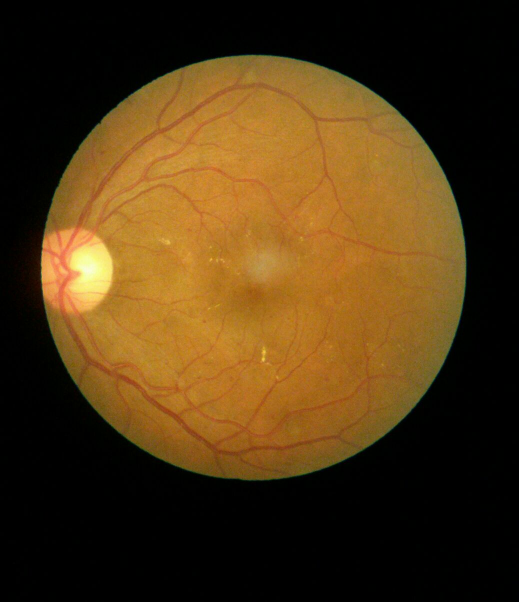
#> input picture dataset/test/1/agar300_IMG-20180327-WA0042.jpg, 1038 x 1204 px (shown at 1/2 size)
$ python -i preprocessing.py   (imports and definitions only)
#> lines starting #> are read from the running program, lines starting #| are printed output that depends on the picture; after the words box and inside, x2 and y2 are one past the last pixel; in counts of white or black regions, pixels touching at a corner belong together
"""
==============================================================================
Diabetic Retinopathy Detection - Image Preprocessing Pipeline
Department of Computer Science & Engineering - GM University

This module implements a standardized, reproducible preprocessing pipeline
for retinal fundus images. It is used identically during:
1. Model training and validation data feeding
2. Offline model evaluation and benchmarking
3. Real-time web application inference

Key Clinical Preprocessing Steps:
---------------------------------
1. Input Format Validation & Security Check
2. RGB Standardization (handling Grayscale, RGBA, BGR)
3. Circular Retinal Crop: Eliminates uninformative black camera borders
4. Illumination Normalization (Ben Graham's Retinal Filtering Method):
   Fundus cameras produce non-uniform lighting across the curved spherical retina.
   Ben Graham's method subtracts local Gaussian blurred background to highlight
   retinal biomarkers (microaneurysms, hemorrhages, cotton wool spots).
5. High-Fidelity Resizing to 224x224
6. Normalized Float32 scaling to [0.0, 1.0]
==============================================================================
"""

import io
import os
from pathlib import Path
from typing import Tuple, Union, Optional
import numpy as np
from PIL import Image
import cv2

# Import configuration constants
try:
    from utils.config import IMAGE_HEIGHT, IMAGE_WIDTH, IMAGE_SIZE, VALID_EXTENSIONS
except ImportError:
    # Fallback default constants
    IMAGE_HEIGHT, IMAGE_WIDTH = 224, 224
    IMAGE_SIZE = (224, 224)
    VALID_EXTENSIONS = {".png", ".jpg", ".jpeg", ".bmp", ".tif", ".tiff"}


class InvalidImageError(ValueError):
    """Raised when an uploaded or loaded image does not meet quality/format criteria."""
    pass


def validate_image_input(image_input: Union[str, Path, bytes, io.BytesIO, np.ndarray, Image.Image]) -> None:
    """
    Validates input type and basic constraints before processing.

    Args:
        image_input: File path, byte stream, PIL Image, or Numpy array.

    Raises:
        InvalidImageError: If the input is empty or of unsupported type.
    """
    if image_input is None:
        raise InvalidImageError("No image data provided.")

    if isinstance(image_input, (str, Path)):
        p = Path(image_input)
        if not p.is_file():
            raise InvalidImageError(f"Image file does not exist: {p}")
        if p.suffix.lower() not in VALID_EXTENSIONS:
            raise InvalidImageError(
                f"Unsupported file format '{p.suffix}'. Supported formats: {', '.join(VALID_EXTENSIONS)}"
            )
        if p.stat().st_size == 0:
            raise InvalidImageError(f"File '{p.name}' is empty (0 bytes).")

    elif isinstance(image_input, (bytes, bytearray)):
        if len(image_input) == 0:
            raise InvalidImageError("Provided byte buffer is empty.")

    elif isinstance(image_input, io.BytesIO):
        if image_input.getbuffer().nbytes == 0:
            raise InvalidImageError("Provided BytesIO stream is empty.")

    elif isinstance(image_input, np.ndarray):
        if image_input.size == 0 or image_input.ndim not in (2, 3):
            raise InvalidImageError(f"Invalid numpy array shape: {image_input.shape}")

    elif not isinstance(image_input, Image.Image):
        raise InvalidImageError(f"Unsupported image input type: {type(image_input)}")


def load_image_as_rgb_array(image_input: Union[str, Path, bytes, io.BytesIO, np.ndarray, Image.Image]) -> np.ndarray:
    """
    Loads and converts any image source into a standard uint8 RGB NumPy array.

    Returns:
        np.ndarray: RGB image with dtype uint8 and shape (H, W, 3).
    """
    validate_image_input(image_input)

    try:
        if isinstance(image_input, (str, Path)):
            pil_img = Image.open(str(image_input))
            rgb_img = pil_img.convert("RGB")
            return np.array(rgb_img, dtype=np.uint8)

        elif isinstance(image_input, bytes):
            pil_img = Image.open(io.BytesIO(image_input))
            rgb_img = pil_img.convert("RGB")
            return np.array(rgb_img, dtype=np.uint8)

        elif isinstance(image_input, io.BytesIO):
            image_input.seek(0)
            pil_img = Image.open(image_input)
            rgb_img = pil_img.convert("RGB")
            return np.array(rgb_img, dtype=np.uint8)

        elif isinstance(image_input, Image.Image):
            rgb_img = image_input.convert("RGB")
            return np.array(rgb_img, dtype=np.uint8)

        elif isinstance(image_input, np.ndarray):
            arr = image_input.copy()
            if arr.ndim == 2:
                # Grayscale to RGB
                arr = cv2.cvtColor(arr, cv2.COLOR_GRAY2RGB)
            elif arr.ndim == 3 and arr.shape[2] == 4:
                # RGBA to RGB
                arr = cv2.cvtColor(arr, cv2.COLOR_RGBA2RGB)
            elif arr.ndim == 3 and arr.shape[2] == 1:
                arr = cv2.cvtColor(arr, cv2.COLOR_GRAY2RGB)

            # Ensure uint8
            if arr.dtype != np.uint8:
                if arr.max() <= 1.0:
                    arr = (arr * 255.0).astype(np.uint8)
                else:
                    arr = np.clip(arr, 0, 255).astype(np.uint8)
            return arr

        else:
            raise InvalidImageError(f"Cannot decode image type {type(image_input)}")

    except Exception as exc:
        raise InvalidImageError(f"Failed to decode retinal image: {str(exc)}") from exc


def crop_retina_circle(image_rgb: np.ndarray, tolerance: int = 10) -> np.ndarray:
    """
    Crops black padding around the circular retinal fundus image.

    Fundus cameras typically capture images through a circular lens aperture,
    leaving large black borders that waste convolutional receptive field capacity.
    This function detects the bounding box of the circular retina and crops to it.

    Args:
        image_rgb: Input RGB image (H, W, 3).
        tolerance: Pixel intensity threshold to distinguish retina from background.

    Returns:
        np.ndarray: Cropped RGB image containing the retinal region.
    """
    gray = cv2.cvtColor(image_rgb, cv2.COLOR_RGB2GRAY)
    mask = gray > tolerance

    # Check if there is an actual foreground
    if not np.any(mask):
        return image_rgb

    # Find rows and columns with foreground pixels
    row_mask = np.any(mask, axis=1)
    col_mask = np.any(mask, axis=0)

    rmin, rmax = np.where(row_mask)[0][[0, -1]]
    cmin, cmax = np.where(col_mask)[0][[0, -1]]

    # Ensure box dimensions are valid
    if rmax - rmin < 20 or cmax - cmin < 20:
        return image_rgb

    return image_rgb[rmin : rmax + 1, cmin : cmax + 1]


def apply_ben_graham_enhancement(image_rgb: np.ndarray, sigmaX: int = 10) -> np.ndarray:
    """
    Applies Ben Graham's method (standard in Kaggle Diabetic Retinopathy competitions).

    Formula:
        enhanced = 4 * image - 4 * GaussianBlur(image) + 128

    Medical Rationale:
    1. Compensates for varying illumination across different fundus camera models.
    2. Subtraction of the local low-frequency Gaussian background amplifies
       high-frequency retinal microvascular lesions (microaneurysms, hard exudates,
       hemorrhages, and neovascular loops).

    Args:
        image_rgb: Cropped RGB retinal image.
        sigmaX: Standard deviation for Gaussian kernel.

    Returns:
        np.ndarray: Illumination-corrected, enhanced RGB image.
    """
    # Create smooth local background estimate
    blur = cv2.GaussianBlur(image_rgb, (0, 0), sigmaX)

    # Weighted difference highlighting high-frequency microvascular textures
    enhanced = cv2.addWeighted(image_rgb, 4, blur, -4, 128)

    return np.clip(enhanced, 0, 255).astype(np.uint8)


# [15 lines left out: function apply_clahe_enhancement, not called in this run]


def preprocess_retinal_image(
    image_input: Union[str, Path, bytes, io.BytesIO, np.ndarray, Image.Image],
    target_size: Tuple[int, int] = IMAGE_SIZE,
    crop_circle: bool = True,
    enhance: bool = True,
    normalize: bool = True
) -> np.ndarray:
    """
    Unified, end-to-end preprocessing pipeline for training, evaluation, and inference.

    Steps:
    1. Validate input source
    2. Convert to standard RGB numpy array
    3. Crop uninformative black outer margins (optional, True by default)
    4. Apply Ben Graham's contrast & illumination enhancement (optional, True by default)
    5. Resize to target dimension (224, 224) using area-interpolation
    6. Normalize pixels to [0.0, 1.0] float32

    Args:
        image_input: Path, bytes, PIL image, or ndarray.
        target_size: Tuple of (height, width).
        crop_circle: Whether to crop black background padding.
        enhance: Whether to apply Ben Graham illumination enhancement.
        normalize: Whether to scale pixel values to [0.0, 1.0].

    Returns:
        np.ndarray: Preprocessed image array ready for deep learning model.
    """
    # 1. Load as clean RGB
    img = load_image_as_rgb_array(image_input)

    # Sanity check dimensions
    if img.shape[0] < 30 or img.shape[1] < 30:
        raise InvalidImageError(f"Image is too small ({img.shape[1]}x{img.shape[0]}). Minimum required is 30x30.")

    # 2. Crop circular retinal region
    if crop_circle:
        img = crop_retina_circle(img)

    # 3. Enhance retinal lesion contrast
    if enhance:
        img = apply_ben_graham_enhancement(img, sigmaX=10)

    # 4. High-quality resize
    # Use INTER_AREA for downsampling (preserves high-frequency details without aliasing)
    img_resized = cv2.resize(img, (target_size[1], target_size[0]), interpolation=cv2.INTER_AREA)

    # 5. Normalization
    if normalize:
        return (img_resized.astype(np.float32)) / 255.0
    return img_resized


def get_display_pair(
    image_input: Union[str, Path, bytes, io.BytesIO, np.ndarray, Image.Image],
    target_size: Tuple[int, int] = IMAGE_SIZE
) -> Tuple[np.ndarray, np.ndarray]:
    """
    Generates both an original resized image and an enhanced preprocessed image
    in uint8 RGB format for side-by-side visualization in Streamlit UI.

    Returns:
        (original_rgb_resized, enhanced_rgb_resized)
    """
    raw_rgb = load_image_as_rgb_array(image_input)
    raw_resized = cv2.resize(raw_rgb, (target_size[1], target_size[0]), interpolation=cv2.INTER_AREA)

    enhanced_float = preprocess_retinal_image(
        image_input=raw_rgb,
        target_size=target_size,
        crop_circle=True,
        enhance=True,
        normalize=False
    )
    return raw_resized, enhanced_float.astype(np.uint8)


# [8 lines left out: function prepare_tensor_for_model, not called in this run]


# Backwards compatibility aliases
create_circular_mask = crop_retina_circle
apply_ben_graham_filter = apply_ben_graham_enhancement

>>> import cv2
>>> picture = cv2.cvtColor(cv2.imread('../dataset/test/1/agar300_IMG-20180327-WA0042.jpg'), cv2.COLOR_BGR2RGB)
>>> result = get_display_pair(picture)
#> in get_display_pair, `raw_resized = cv2.resize(raw_rgb, (target_size[1], target_size[0]), in..`:
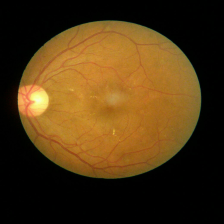
#> raw_resized: shape (224, 224, 3); mean R, G, B 78.1, 53.8, 19.2
#> in crop_retina_circle, `gray = cv2.cvtColor(image_rgb, cv2.COLOR_RGB2GRAY)`:
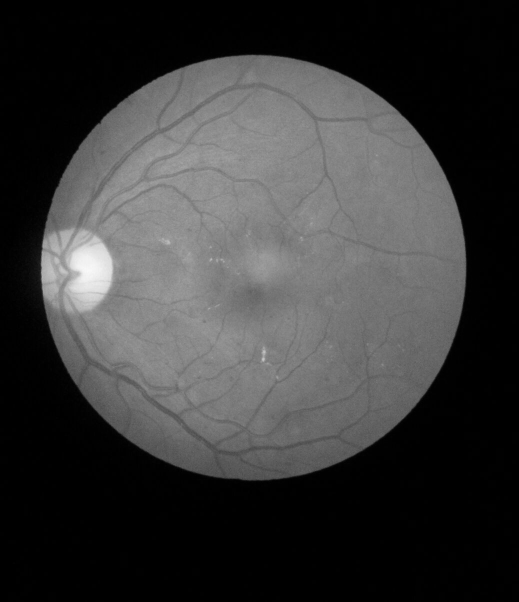
#> gray: shape (1204, 1038) (shown at 1/2 size); min 0, max 249, mean 57.2
#> in crop_retina_circle, `mask = gray > tolerance`:
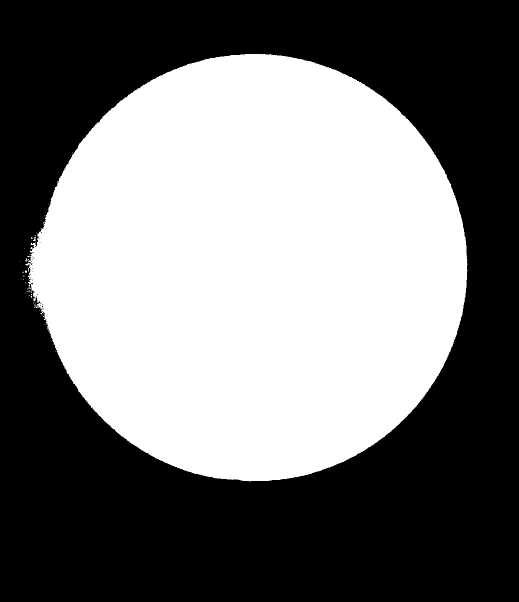
#> mask: shape (1204, 1038) bool (shown at 1/2 size); 46.1% white; 43 white regions (41 under 20 px), largest, box (x1, y1, x2, y2) and area: (51, 108, 935, 963) 576220, (66, 474, 72, 482) 26
#> in crop_retina_circle, `rmin, rmax = np.where(row_mask)[0][[0, -1]]`: rmin = 108; rmax = 962
#> in crop_retina_circle, `cmin, cmax = np.where(col_mask)[0][[0, -1]]`: cmin = 39; cmax = 934
#> in crop_retina_circle, `return image_rgb[rmin : rmax + 1, cmin : cmax + 1]`:
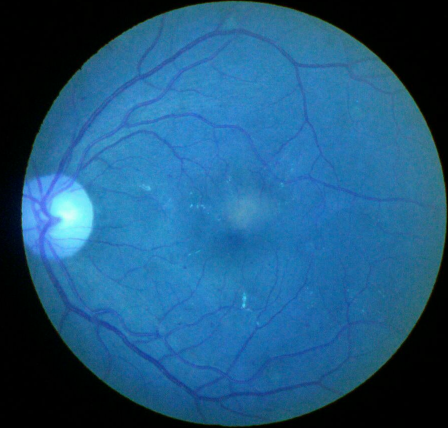
#> returned value: shape (855, 896, 3) (shown at 1/2 size); mean of channels 0, 1, 2 127.4, 87.7, 31.3; drawn as B, G, R
#> in apply_ben_graham_enhancement, `blur = cv2.GaussianBlur(image_rgb, (0, 0), sigmaX)`:
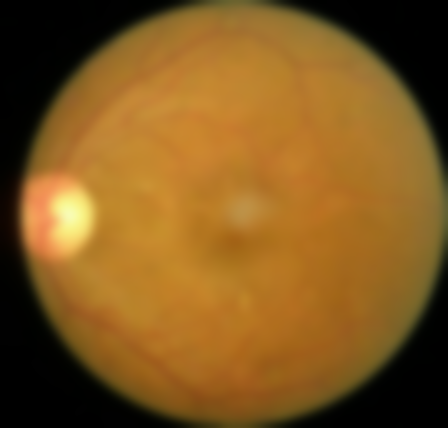
#> blur: shape (855, 896, 3) (shown at 1/2 size); mean R, G, B 127.4, 87.7, 31.3
#> in apply_ben_graham_enhancement, `enhanced = cv2.addWeighted(image_rgb, 4, blur, -4, 128)`:
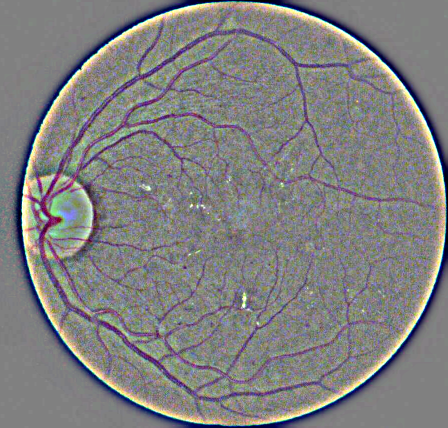
#> enhanced: shape (855, 896, 3) (shown at 1/2 size); mean R, G, B 128.5, 128, 128
#> in preprocess_retinal_image, `img_resized = cv2.resize(img, (target_size[1], target_size[0]), interp..`:
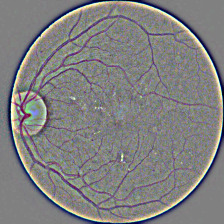
#> img_resized: shape (224, 224, 3); mean R, G, B 128.5, 128, 128

$ run again, on dataset/test/1/agar300_IMG-20180327-WA0044.jpg
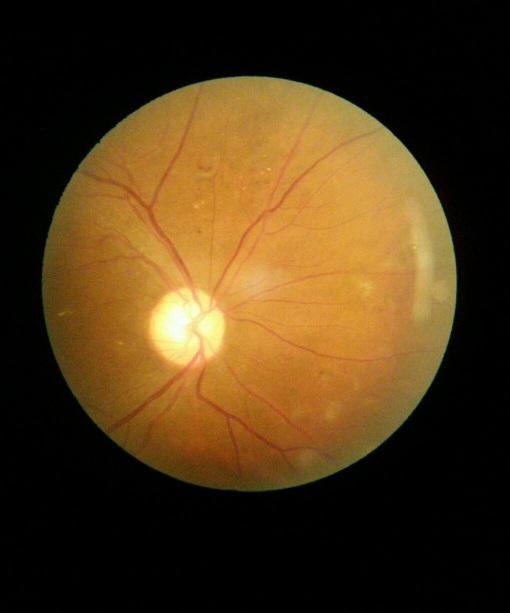
#> input picture dataset/test/1/agar300_IMG-20180327-WA0044.jpg, 1020 x 1225 px (shown at 1/2 size)
#> in crop_retina_circle, `mask = gray > tolerance`:
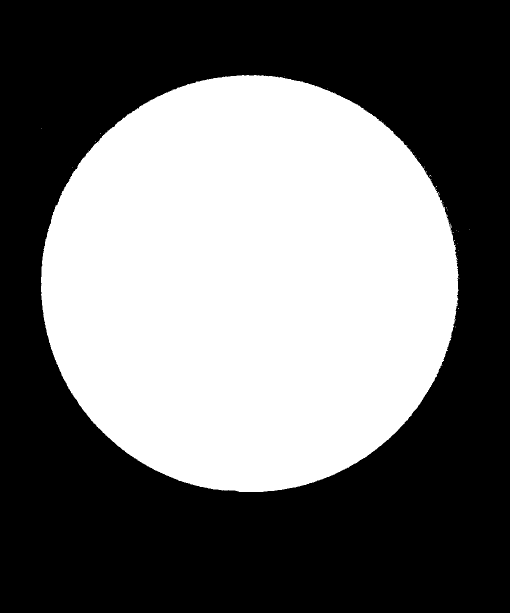
#> mask: shape (1225, 1020) bool (shown at 1/2 size); 43.7% white; 48 white regions (47 under 20 px), largest, box (x1, y1, x2, y2) and area: (82, 150, 917, 984) 546391
#> rmin = 150; rmax = 983
#> cmin = 82; cmax = 939
#> in apply_ben_graham_enhancement, `enhanced = cv2.addWeighted(image_rgb, 4, blur, -4, 128)`:
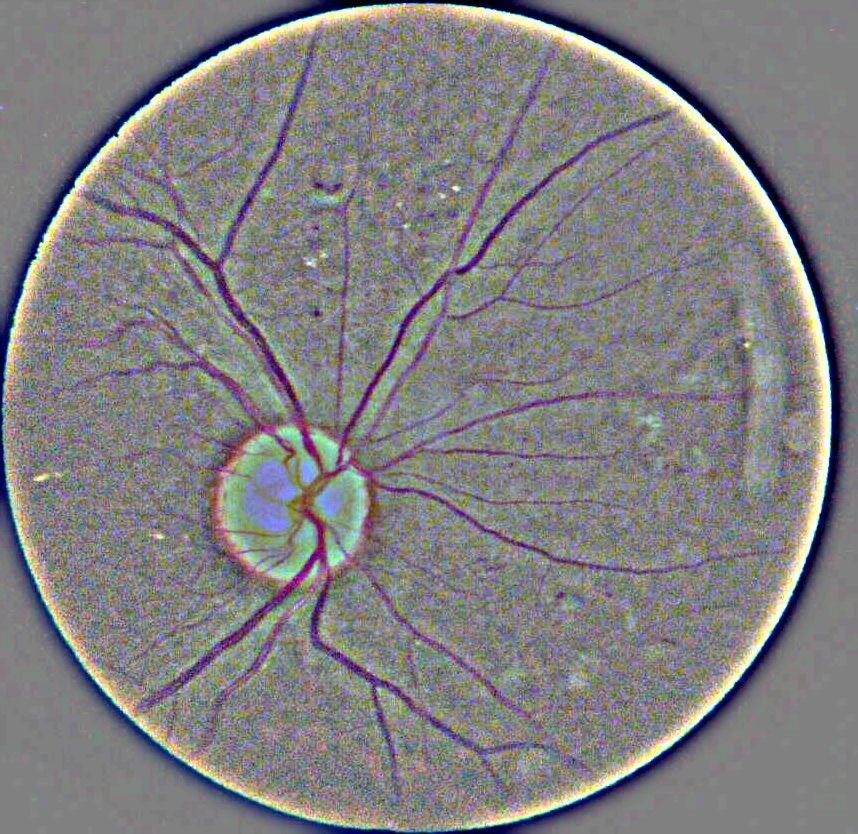
#> enhanced: shape (834, 858, 3); mean R, G, B 128.4, 127.9, 127.9

$ run again, on dataset/test/1/agar300_IMG-20180327-WA0045.jpg
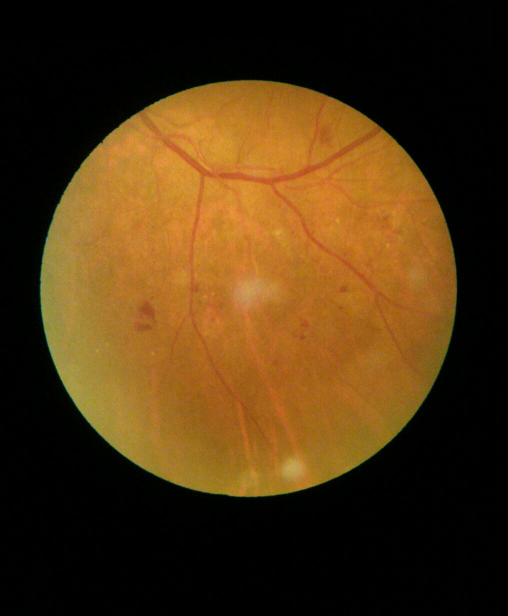
#> input picture dataset/test/1/agar300_IMG-20180327-WA0045.jpg, 1016 x 1231 px (shown at 1/2 size)
#> in crop_retina_circle, `mask = gray > tolerance`:
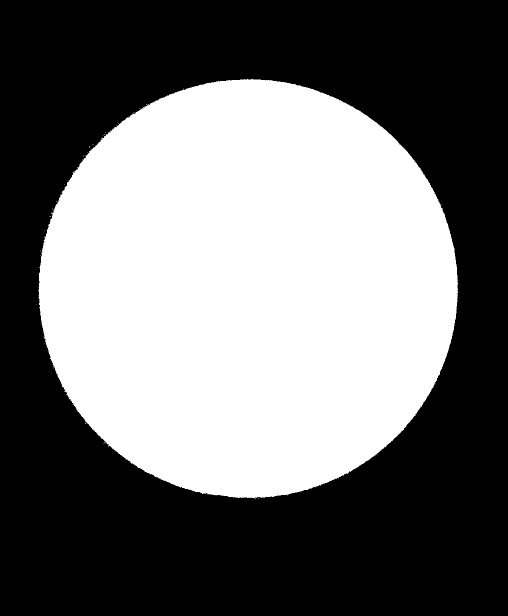
#> mask: shape (1231, 1016) bool (shown at 1/2 size); 44.1% white; 44 white regions (43 under 20 px), largest, box (x1, y1, x2, y2) and area: (77, 158, 916, 997) 551196
#> rmin = 158; rmax = 996
#> cmin = 72; cmax = 915
#> in apply_ben_graham_enhancement, `enhanced = cv2.addWeighted(image_rgb, 4, blur, -4, 128)`:
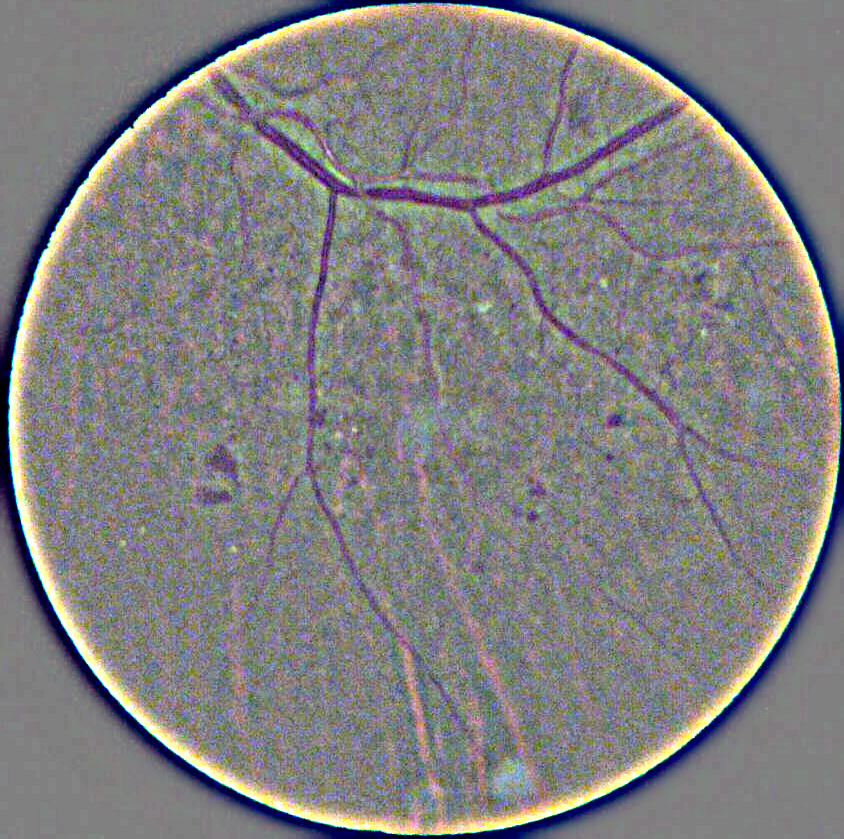
#> enhanced: shape (839, 844, 3); mean R, G, B 128.7, 128, 127.9
